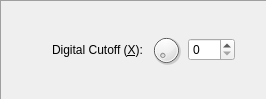
       <widget class="QFrame" name="frame_11">
        <property name="frameShape">
         <enum>QFrame::Panel</enum>
        </property>
        <property name="frameShadow">
         <enum>QFrame::Sunken</enum>
        </property>
        <layout class="QGridLayout" name="gridLayout_20">
         <item row="0" column="4">
          <widget class="QSpinBox" name="digitalCutoff_spin">
           <property name="sizePolicy">
            <sizepolicy hsizetype="Fixed" vsizetype="Fixed">
             <horstretch>0</horstretch>
             <verstretch>0</verstretch>
            </sizepolicy>
           </property>
           <property name="contextMenuPolicy">
            <enum>Qt::CustomContextMenu</enum>
           </property>
           <property name="keyboardTracking">
            <bool>false</bool>
           </property>
           <property name="maximum">
            <number>127</number>
           </property>
          </widget>
         </item>
         <item row="0" column="1">
          <spacer name="horizontalSpacer_32">
           <property name="orientation">
            <enum>Qt::Horizontal</enum>
           </property>
           <property name="sizeHint" stdset="0">
            <size>
             <width>40</width>
             <height>20</height>
            </size>
           </property>
          </spacer>
         </item>
         <item row="0" column="5">
          <spacer name="horizontalSpacer_25">
           <property name="orientation">
            <enum>Qt::Horizontal</enum>
           </property>
           <property name="sizeType">
            <enum>QSizePolicy::Fixed</enum>
           </property>
           <property name="sizeHint" stdset="0">
            <size>
             <width>20</width>
             <height>20</height>
            </size>
           </property>
          </spacer>
         </item>
         <item row="0" column="2">
          <widget class="QLabel" name="digitalCutoff_lbl">
           <property name="text">
            <string>Digital Cutoff (&amp;X):</string>
           </property>
           <property name="buddy">
            <cstring>digitalCutoff_spin</cstring>
           </property>
          </widget>
         </item>
         <item row="0" column="3">
          <widget class="QDial" name="digitalCutoff_dial">
           <property name="sizePolicy">
            <sizepolicy hsizetype="Fixed" vsizetype="Fixed">
             <horstretch>0</horstretch>
             <verstretch>0</verstretch>
            </sizepolicy>
           </property>
           <property name="maximumSize">
            <size>
             <width>32</width>
             <height>32</height>
            </size>
           </property>
           <property name="contextMenuPolicy">
            <enum>Qt::CustomContextMenu</enum>
           </property>
           <property name="maximum">
            <number>127</number>
           </property>
           <property name="pageStep">
            <number>16</number>
           </property>
          </widget>
         </item>
        </layout>
       </widget>
